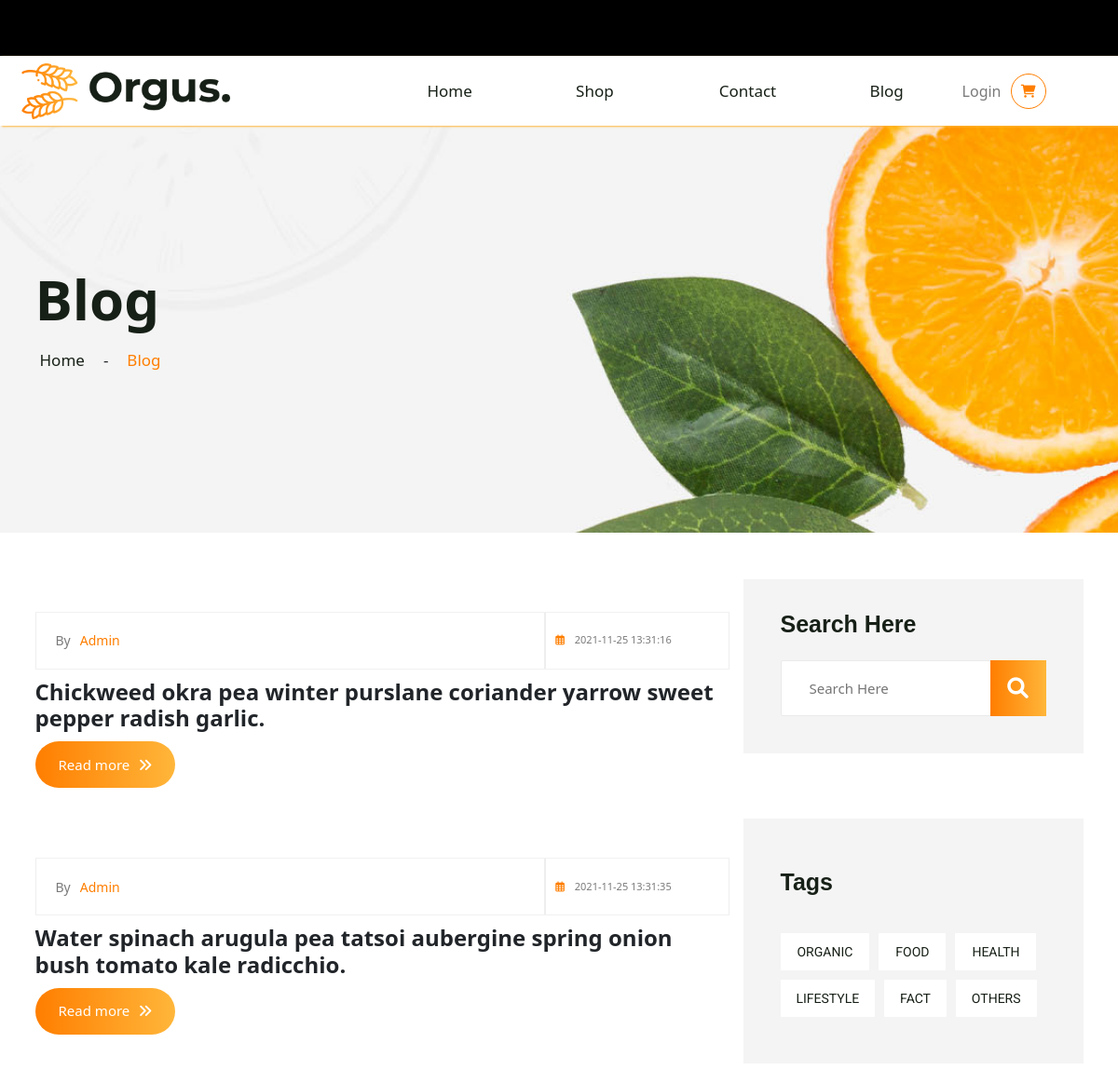
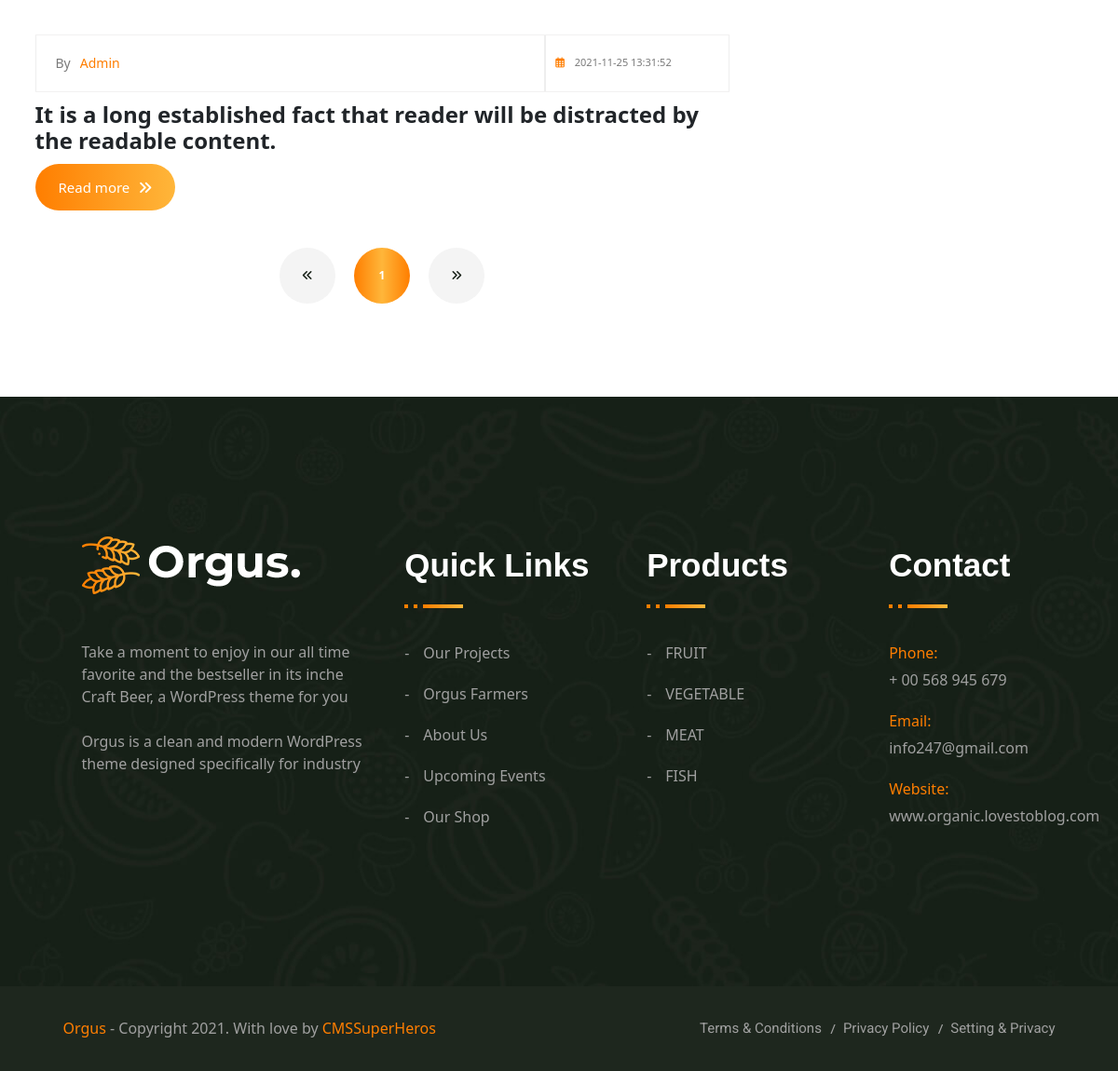
Screenshot of /blog.php with the database file from the repository (2 pictures, top to bottom).
### tables this page shows
CREATE TABLE `blog_table` (
  `ID` int(11) NOT NULL,
  `Image` text NOT NULL,
  `Title` text NOT NULL,
  `Content` text NOT NULL,
  `Tag` text NOT NULL,
  `Day` timestamp NOT NULL DEFAULT current_timestamp() ON UPDATE current_timestamp(),
  `Description` text NOT NULL
);

### controllers/blog-controller.php (called while the page is built, shortened)
<?php
class BlogController {
    public function InitBlogController(){
        require_once('models/blog-model.php');
        require_once('views/blog-view.php');
    }
    public function getAllBlog_userpage($numPage){
        $blogModel = new BlogModel();
        if (isset($_GET['search'])) {
            $blogs = $blogModel->search($_GET['search']);
        }
        else if (isset($_GET['tag'])){
            $blogs = $blogModel->tag($_GET['tag']);
        }
        else $blogs = $blogModel->getAllBlog_userpage($numPage);
        $blogView = new BlogView();
        $blogView->showAllBlog($blogs);
    }
    public function showTag(){
        $blogModel = new BlogModel();
        $blogView = new BlogView();
        $tags = $blogModel->getAllTag();
        $blogView->showAllTag($tags);
    }
}
?>

### models/blog-model.php (called while the page is built, shortened)
<?php
class BlogModel {
    public function InitConnect(){
        $con = mysqli_connect('localhost', 'root', '', 'db_ltw');
        if (mysqli_connect_errno()){
            die('Connection failed: '. mysqli_connect_error());
        }
        else return $con;
    }
    public function getAllBlog_userpage($numPage){
        $con = $this->InitConnect();
        $start = 3 * ($numPage - 1);
        $row = 3;
        $res = $con->query("SELECT * FROM blog_table LIMIT $start, $row");
        $blogs = array();
        if ($res->num_rows > 0){
            while ($blog = mysqli_fetch_assoc($res)){
                $blogs[] = $blog;
            }
        }
        return $blogs;
    }
}
?>

### views/blog-view.php (the view, shortened to what this page needs)
<?php
class BlogView{
    public function showAllBlog($blogs){
        foreach ($blogs as $blog):
            echo '<div class="organic-blog__item">
                <img src="'. $blog['Image'] .'" alt="" class="organic-blog__image">
                <ul class="organic-blog__list">
                    <li class="organic-blog__author">
                        <img src="assets/img/vegetables.png" alt="" class="organic-blog__author-ava"> By <span class="organic-blog__author-name">Admin</span>
                    </li>
                    <li class="organic-blog__date">
                        <span class="p-cpn-item-4th__info-time ">
                            <i class="far fa-calendar-alt "></i>
                            '. $blog['Day'] .'
                        </span>
                    </li>
                </ul>
                <h2 class="organic-blog__title">
                    '. $blog['Title'] .'
                </h2>
                <div class="organic-blog__btn">
                    <a class="organic-blog__btn-link " href="./blog-item.php?id='. $blog['ID'] .'">Read more
                        <i class="fas fa-angle-double-right organic-blog__btn-link-icon"></i></a>
                </div>
            </div>';
        endforeach;
    }
    public function showAllTag($tags){
        foreach ($tags as $tag):
          echo '<a class="tag-cloud" href="blog.php?tag='. $tag .'">'. $tag .'</a>';
        endforeach;
      }
}
?>

### rows the page displays
blog_table: Day "2021-11-25 13:31:16", Title "Chickweed okra pea winter purslane coriander yarrow sweet pepper radish garlic."
blog_table: Day "2021-11-25 13:31:35", Title "Water spinach arugula pea tatsoi aubergine spring onion bush tomato kale radicchio."
blog_table: Day "2021-11-25 13:31:52", Title "It is a long established fact that reader will be distracted by the readable content."

### other values shown
$_SESSION['current_page_blog'] "1"
$tag "ORGANIC"
$tag "FOOD"
$tag "HEALTH"
$tag "LIFESTYLE"
$tag "FACT"
$tag "OTHERS"
$tag "FRUIT"
$tag "VEGETABLE"
$tag "MEAT"
$tag "FISH"
